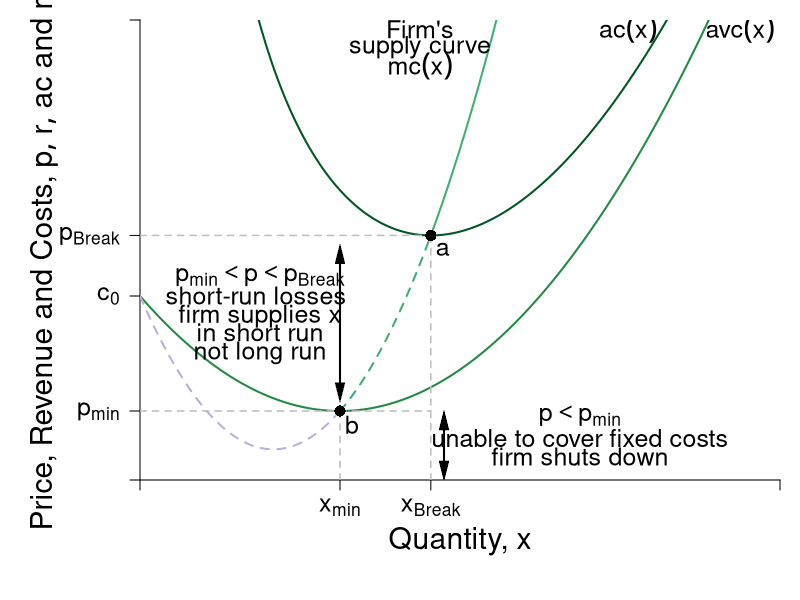

Here is the R script that generated this plot:
#Graph Designer: Simon Halliday
#Authors: Bowles, Foley and Halliday
#Title: Coordination, Conflict and Competition: A Text in Microeconomics

require(shape)
pdf(file = "firmmarketsupply/supply_upward_cube.pdf", width = 9, height = 7)

#Set parameters for graphics
axislabelsize <- 1.8
labelsize <- 1.5
namesize <- 1.8
annotatesize <- 1.5
graphlinewidth <- 2
segmentlinewidth <- 1.5

COL <- c("#7fc97f", "#beaed4", "#fdc086", "#ffff99", "#386cb0", "#f0027f", "#bf5b17", "#666666")
COLA <- c("#e0f3db", "#99d8c9","#66c2a4","#41ae76", "#238b45", "#005824")
COLB <- c("#c6dbef", "#4eb3d3", "#2b8cbe", "#0868ac","#084081")

#Edited the margins to cater for the larger LHS labels
par(mar =  c(6, 7, 1, 1))

AvgRevenue <- function(x, rmax = 12, xmax = 12){
  rmax - (rmax/xmax)*x
}

MRevenue <- function(x, rmax = 12, xmax = 12){
  rmax - 2*(rmax/xmax)*x
}

Cost <- function(x, c0 = 6, c1 = 2, c2 = -0.5, c3 = 0.3){
  c0 + c1*x + c2*x^2 + c3*x^3 
}

AvgCost <- function(x, c0 = 6, c1 = 2, c2 = -1, c3 = 0.2){
  c0/x + c1 + c2*x + c3*x^2
}

AvgVarCost <- function(x, c0 = 6, c1 = 2, c2 = -1, c3 = 0.2){
  c1 + c2*x + c3*x^2
}

MCost <- function(x, c1 = 2, c2 = -1, c3 = 0.2){
  c1 + 2*c2*x + 3*c3*x^2
}

xlims <- c(0, 8)
ylims <- c(0, 5)

npts <- 501 

plot(0, 0, xlim = xlims, ylim = ylims, type = "n",
     xlab = expression(paste("")),
     ylab = expression(paste("")), 
     xaxt = "n", 
     yaxt = "n", 
     cex.lab = axislabelsize, 
     bty = "n",
     xaxs = "i", 
     yaxs = "i")


ticksy <- c(0, 2, MCost(x = 5/2), MCost(x = 3.63514), ylims[2])
ylabels <- c(NA, expression(paste(c[0])), expression(paste(p[min])),expression(paste(p[Break])), NA)
ticksx <- c(0, 5/2, 3.63514, xlims[2])
xlabels <- c(NA, expression(paste(x[min])), expression(paste(x[Break])), NA)

axis(1, at = ticksx, pos = 0, labels = xlabels, cex.axis = labelsize)
axis(2, at = ticksy, pos = 0, labels = ylabels, las = 1, cex.axis = labelsize)

npts <- 500 
xx1 <- seq(xlims[1], xlims[2], length.out = npts)
xx2 <- seq(5/2, 3.63514, length.out = npts)
xx4 <- seq(3.63514, xlims[2], length.out = npts)
xx3 <- seq(0, 5/2, length.out = npts)


lines(xx1, AvgCost(xx1), col = COLA[6], lwd = graphlinewidth)
lines(xx1, AvgVarCost(xx1), col = COLA[5], lwd = graphlinewidth)
lines(xx4, MCost(xx4), col = COLA[4], lwd = graphlinewidth)
lines(xx2, MCost(xx2), col = COLA[4], lwd = graphlinewidth, lty = 2)
lines(xx3, MCost(xx3), col = COL[2], lwd = graphlinewidth, lty = 2)

#Label the axes
mtext(expression(paste("Quantity, ", x)), side = 1, line = 3, cex = axislabelsize)
#mtext(expression(paste("Quantity of output, ", x)), side = 1, line = 2.5, cex = axislabelsize)
text(-1.2, 0.5*ylims[2], expression(paste("Price, Revenue and Costs, ", list(p, r, ac), " and ", mc)), xpd = TRUE, cex = axislabelsize, srt = 90) 

#Label curves
text(6.1, 4.9, expression(paste(ac(x))), cex = labelsize)
text(7.5, 4.9, expression(paste(avc(x))), cex = labelsize)
text(3.5, 4.9, expression(paste("Firm's")), cex = labelsize)
text(3.5, 4.7, expression(paste("supply curve")), cex = labelsize)
text(3.5, 4.5, expression(paste(mc(x))), cex = labelsize)

#Draw segments for total costs
segments(0, MCost(x = 5/2), 3.63514, MCost(x = 5/2), lty = 2, col = "gray" , lwd = segmentlinewidth)
segments(5/2, 0, 5/2, MCost(x = 5/2), lty = 2, col = "gray" , lwd = segmentlinewidth)


segments(0, MCost(x = 3.63514), 3.63514, MCost(x = 3.63514), lty = 2, col = "gray" , lwd = segmentlinewidth)
segments(3.63514, 0, 3.63514, MCost(x = 3.63514), lty = 2, col = "gray" , lwd = segmentlinewidth)


#Label Points for comparison
points(3.63514, MCost(x = 3.63514), pch = 16, col = "black", cex = 1.5)
text(3.63514 + 0.15, MCost(x = 3.63514) - 0.15, expression(a), cex = labelsize)

points(5/2, MCost(x = 5/2), pch = 16, col = "black", cex = 1.5)
text(5/2 + 0.15, MCost(x = 5/2) - 0.15, expression(b), cex = labelsize)

#Arrow to for sr losses
text(1.5, 2.22, expression(paste(p[min] < p, phantom() < p[Break])), cex = labelsize)
text(1.45, 2, expression(paste("short-run losses")), cex = labelsize)
text(1.5, 1.78, expression(paste("firm supplies x")), cex = labelsize)
text(1.5, 1.6, expression(paste("in short run")), cex = labelsize)
text(1.5, 1.38, expression(paste("not long run")), cex = labelsize)

Arrows(2.5 , MCost(x = 5/2) + 0.2, 2.5, MCost(x = 3.63514) - 0.2, col = "black", code = 3, lty = 1, lwd = 2, arr.type = "triangle", arr.lwd = 0.5)


#Arrow to for sr shutdown
text(5.5, 0.7, expression(paste(p < p[min])), cex = labelsize)
text(5.5, 0.45, expression(paste("unable to cover fixed costs")), cex = labelsize)
text(5.5, 0.25, expression(paste("firm shuts down")), cex = labelsize)
Arrows(3.8, 0.1, 3.8, MCost(x = 5/2) - 0.1, col = "black", code = 3, lty = 1, lwd = 2, arr.type = "triangle", arr.lwd = 0.5)


dev.off()
